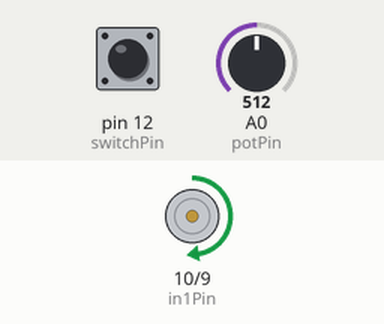
Recording of a sketch running on a simulated Arduino Uno, built with avr-gcc and run on an emulated ATmega328P. On the bench: motor-driver pin pairs drawn as motors (green arrow = first pin HIGH = forward, orange = second pin HIGH = backward, longer = more drive, scaled by the enable pin). The inputs (shaded band) are chosen by the test bench; at power-on: A0 (potPin) = 512, pin 12 (switchPin) HIGH.

Above: at 1.2 s.
1.3 s: A0 (potPin) set to 716
At 2.1 s:
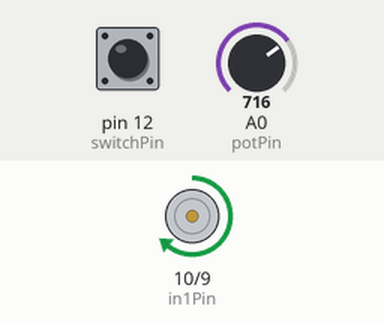
2.8 s: pin 12 (switchPin) pulled LOW for 0.15 s
At 2.87 s:
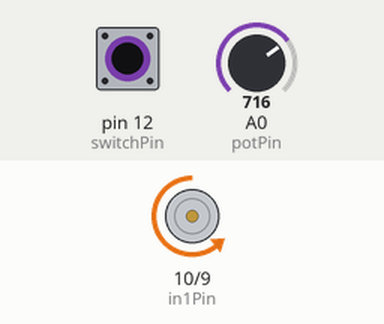
4.4 s: A0 (potPin) set to 900
At 5.6 s:
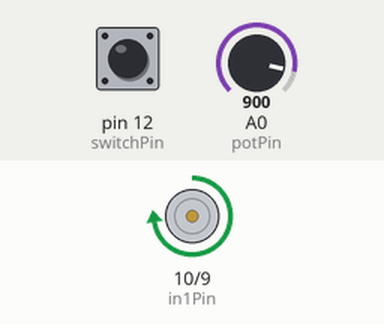
5.9 s: pin 12 (switchPin) pulled LOW for 1 s
At 6.7 s:
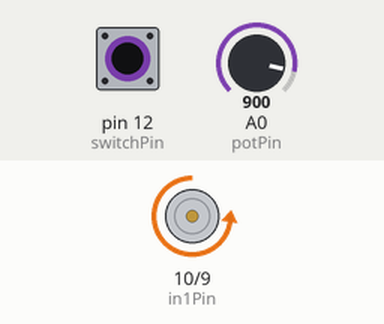
8.4 s: A0 (potPin) set to 122
At 8.7 s:
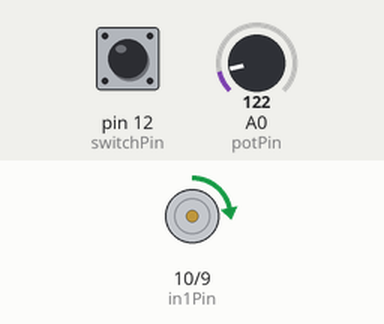
9.9 s: pin 12 (switchPin) pulled LOW for 0.15 s
At 9.97 s:
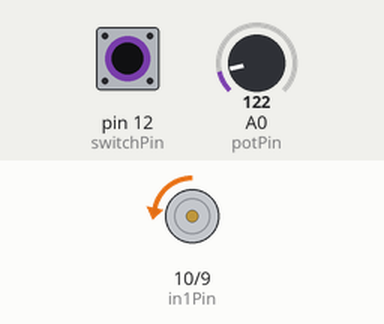
Timing chart, 0 to 12.5 s (numbered marks = the images above; inputs shaded):
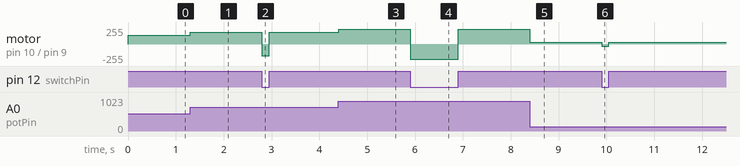

The sketch:

DCMotor.ino
```cpp
int switchPin = 12;
int enablePin = 11;
int in1Pin = 10;
int in2Pin = 9;
int potPin = A0;
void setup() {
  pinMode (in1Pin, OUTPUT);
  pinMode (in2Pin, OUTPUT);
  pinMode (enablePin, OUTPUT);
  pinMode (switchPin, INPUT_PULLUP);
}
void loop() {
  int speed = analogRead(potPin) / 4;
  int state = digitalRead (switchPin);
  if (state == HIGH) {
      analogWrite (enablePin, speed);
      digitalWrite  (in1Pin, HIGH);
      digitalWrite  (in2Pin, LOW);
  }
  else {
      analogWrite (enablePin, speed);
      digitalWrite  (in1Pin, LOW);
      digitalWrite  (in2Pin, HIGH);
  }
}
```

Measured:
- after the input at 1.3 s, motor on pin 10 (in1Pin) / pin 9 (in2Pin): forward 128/255 → forward 179/255 at once
- after the input at 2.8 s, motor on pin 10 (in1Pin) / pin 9 (in2Pin): forward 179/255 → backward 179/255 at once, → forward 179/255 0.15 s later
- after the input at 4.4 s, motor on pin 10 (in1Pin) / pin 9 (in2Pin): forward 179/255 → forward 225/255 at once
- after the input at 5.9 s, motor on pin 10 (in1Pin) / pin 9 (in2Pin): forward 225/255 → backward 225/255 at once, → forward 225/255 1.0 s later
- after the input at 8.4 s, motor on pin 10 (in1Pin) / pin 9 (in2Pin): forward 225/255 → forward 30/255 at once
- after the input at 9.9 s, motor on pin 10 (in1Pin) / pin 9 (in2Pin): forward 30/255 → backward 30/255 at once, → forward 30/255 0.15 s later
